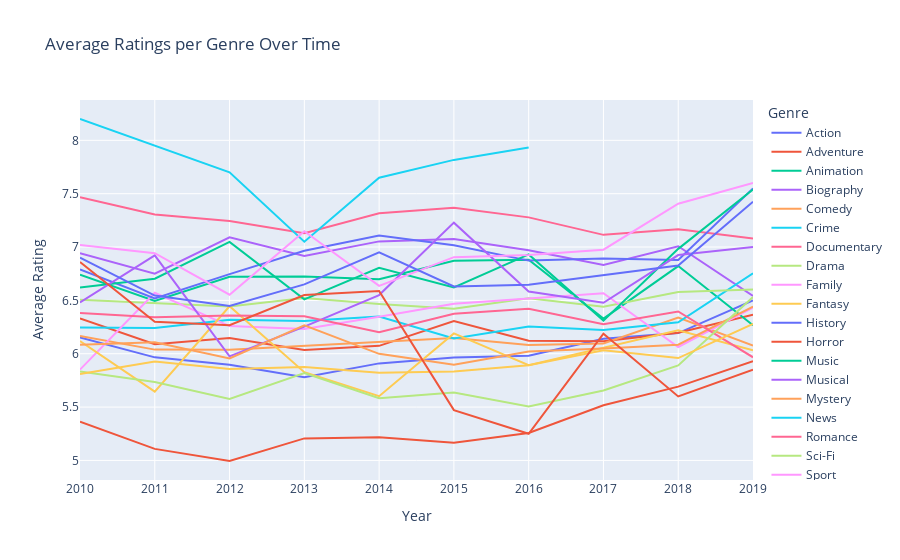

Here is the notebook cell this chart was saved with:
### Code cell
# Prepare the data
df_genres = df.assign(genre=df["genres"].str.split(",")).explode("genre")
genre_ratings_year = df_genres.groupby(["start_year","genre"])["averagerating"].mean().reset_index()

# Interactive line chart with tooltips
fig = px.line(
    genre_ratings_year, 
    x="start_year", 
    y="averagerating", 
    color="genre",
    hover_data={"genre": True, "start_year": True, "averagerating": ':.2f'},  # tooltip formatting
    title="Average Ratings per Genre Over Time"
)

# Optional: adjust layout
fig.update_layout(
    xaxis_title="Year",
    yaxis_title="Average Rating",
    legend_title="Genre",
    hovermode="x unified"
)

fig.show()

### Figure 1 — Plotly figure (JSON) as saved in the notebook; plotly's stock layout.template omitted (floating-point values rounded to 4 significant figures)
{"data": [{"customdata": [["Action"], ["Action"], ["Action"], ["Action"], ["Action"], ["Action"], ["Action"], ["Action"], ["Action"], ["Action"]], "hovertemplate": "genre=%{customdata[0]}<br>start_year=%{x}<br>averagerating=%{y:.2f}<extra></extra>", "legendgroup": "Action", "line": {"color": "#636efa", "dash": "solid"}, "marker": {"symbol": "circle"}, "mode": "lines", "name": "Action", "orientation": "v", "showlegend": true, "type": "scatter", "x": [2010, 2011, 2012, 2013, 2014, 2015, 2016, 2017, 2018, 2019], "xaxis": "x", "y": [6.153, 5.966, 5.896, 5.781, 5.91, 5.965, 5.981, 6.14, 6.194, 6.5], "yaxis": "y"}, {"customdata": [["Adventure"], ["Adventure"], ["Adventure"], ["Adventure"], ["Adventure"], ["Adventure"], ["Adventure"], ["Adventure"], ["Adventure"], ["Adventure"]], "hovertemplate": "genre=%{customdata[0]}<br>start_year=%{x}<br>averagerating=%{y:.2f}<extra></extra>", "legendgroup": "Adventure", "line": {"color": "#EF553B", "dash": "solid"}, "marker": {"symbol": "circle"}, "mode": "lines", "name": "Adventure", "orientation": "v", "showlegend": true, "type": "scatter", "x": [2010, 2011, 2012, 2013, 2014, 2015, 2016, 2017, 2018, 2019], "xaxis": "x", "y": [6.332, 6.089, 6.147, 6.036, 6.074, 6.307, 6.122, 6.116, 6.196, 6.367], "yaxis": "y"}, {"customdata": [["Animation"], ["Animation"], ["Animation"], ["Animation"], ["Animation"], ["Animation"], ["Animation"], ["Animation"], ["Animation"], ["Animation"]], "hovertemplate": "genre=%{customdata[0]}<br>start_year=%{x}<br>averagerating=%{y:.2f}<extra></extra>", "legendgroup": "Animation", "line": {"color": "#00cc96", "dash": "solid"}, "marker": {"symbol": "circle"}, "mode": "lines", "name": "Animation", "orientation": "v", "showlegend": true, "type": "scatter", "x": [2010, 2011, 2012, 2013, 2014, 2015, 2016, 2017, 2018, 2019], "xaxis": "x", "y": [6.741, 6.495, 6.721, 6.725, 6.697, 6.872, 6.881, 6.329, 6.822, 6.267], "yaxis": "y"}, {"customdata": [["Biography"], ["Biography"], ["Biography"], ["Biography"], ["Biography"], ["Biography"], ["Biography"], ["Biography"], ["Biography"], ["Biography"]], "hovertemplate": "genre=%{customdata[0]}<br>start_year=%{x}<br>averagerating=%{y:.2f}<extra></extra>", "legendgroup": "Biography", "line": {"color": "#ab63fa", "dash": "solid"}, "marker": {"symbol": "circle"}, "mode": "lines", "name": "Biography", "orientation": "v", "showlegend": true, "type": "scatter", "x": [2010, 2011, 2012, 2013, 2014, 2015, 2016, 2017, 2018, 2019], "xaxis": "x", "y": [6.942, 6.751, 7.091, 6.917, 7.053, 7.076, 6.97, 6.833, 7.007, 6.541], "yaxis": "y"}, {"customdata": [["Comedy"], ["Comedy"], ["Comedy"], ["Comedy"], ["Comedy"], ["Comedy"], ["Comedy"], ["Comedy"], ["Comedy"], ["Comedy"]], "hovertemplate": "genre=%{customdata[0]}<br>start_year=%{x}<br>averagerating=%{y:.2f}<extra></extra>", "legendgroup": "Comedy", "line": {"color": "#FFA15A", "dash": "solid"}, "marker": {"symbol": "circle"}, "mode": "lines", "name": "Comedy", "orientation": "v", "showlegend": true, "type": "scatter", "x": [2010, 2011, 2012, 2013, 2014, 2015, 2016, 2017, 2018, 2019], "xaxis": "x", "y": [6.166, 6.039, 6.037, 6.073, 6.108, 6.148, 6.082, 6.097, 6.339, 6.076], "yaxis": "y"}, {"customdata": [["Crime"], ["Crime"], ["Crime"], ["Crime"], ["Crime"], ["Crime"], ["Crime"], ["Crime"], ["Crime"], ["Crime"]], "hovertemplate": "genre=%{customdata[0]}<br>start_year=%{x}<br>averagerating=%{y:.2f}<extra></extra>", "legendgroup": "Crime", "line": {"color": "#19d3f3", "dash": "solid"}, "marker": {"symbol": "circle"}, "mode": "lines", "name": "Crime", "orientation": "v", "showlegend": true, "type": "scatter", "x": [2010, 2011, 2012, 2013, 2014, 2015, 2016, 2017, 2018, 2019], "xaxis": "x", "y": [6.245, 6.241, 6.318, 6.307, 6.348, 6.142, 6.255, 6.223, 6.295, 6.755], "yaxis": "y"}, {"customdata": [["Documentary"], ["Documentary"], ["Documentary"], ["Documentary"], ["Documentary"], ["Documentary"], ["Documentary"], ["Documentary"], ["Documentary"], ["Documentary"]], "hovertemplate": "genre=%{customdata[0]}<br>start_year=%{x}<br>averagerating=%{y:.2f}<extra></extra>", "legendgroup": "Documentary", "line": {"color": "#FF6692", "dash": "solid"}, "marker": {"symbol": "circle"}, "mode": "lines", "name": "Documentary", "orientation": "v", "showlegend": true, "type": "scatter", "x": [2010, 2011, 2012, 2013, 2014, 2015, 2016, 2017, 2018, 2019], "xaxis": "x", "y": [7.467, 7.305, 7.245, 7.13, 7.316, 7.368, 7.278, 7.114, 7.167, 7.08], "yaxis": "y"}, {"customdata": [["Drama"], ["Drama"], ["Drama"], ["Drama"], ["Drama"], ["Drama"], ["Drama"], ["Drama"], ["Drama"], ["Drama"]], "hovertemplate": "genre=%{customdata[0]}<br>start_year=%{x}<br>averagerating=%{y:.2f}<extra></extra>", "legendgroup": "Drama", "line": {"color": "#B6E880", "dash": "solid"}, "marker": {"symbol": "circle"}, "mode": "lines", "name": "Drama", "orientation": "v", "showlegend": true, "type": "scatter", "x": [2010, 2011, 2012, 2013, 2014, 2015, 2016, 2017, 2018, 2019], "xaxis": "x", "y": [6.506, 6.475, 6.443, 6.521, 6.466, 6.422, 6.519, 6.44, 6.578, 6.601], "yaxis": "y"}, {"customdata": [["Family"], ["Family"], ["Family"], ["Family"], ["Family"], ["Family"], ["Family"], ["Family"], ["Family"], ["Family"]], "hovertemplate": "genre=%{customdata[0]}<br>start_year=%{x}<br>averagerating=%{y:.2f}<extra></extra>", "legendgroup": "Family", "line": {"color": "#FF97FF", "dash": "solid"}, "marker": {"symbol": "circle"}, "mode": "lines", "name": "Family", "orientation": "v", "showlegend": true, "type": "scatter", "x": [2010, 2011, 2012, 2013, 2014, 2015, 2016, 2017, 2018, 2019], "xaxis": "x", "y": [5.852, 6.572, 6.259, 6.231, 6.346, 6.468, 6.519, 6.567, 6.063, 6.433], "yaxis": "y"}, {"customdata": [["Fantasy"], ["Fantasy"], ["Fantasy"], ["Fantasy"], ["Fantasy"], ["Fantasy"], ["Fantasy"], ["Fantasy"], ["Fantasy"], ["Fantasy"]], "hovertemplate": "genre=%{customdata[0]}<br>start_year=%{x}<br>averagerating=%{y:.2f}<extra></extra>", "legendgroup": "Fantasy", "line": {"color": "#FECB52", "dash": "solid"}, "marker": {"symbol": "circle"}, "mode": "lines", "name": "Fantasy", "orientation": "v", "showlegend": true, "type": "scatter", "x": [2010, 2011, 2012, 2013, 2014, 2015, 2016, 2017, 2018, 2019], "xaxis": "x", "y": [6.12, 5.644, 6.445, 5.827, 5.602, 6.191, 5.893, 6.053, 6.22, 6.033], "yaxis": "y"}, {"customdata": [["History"], ["History"], ["History"], ["History"], ["History"], ["History"], ["History"], ["History"], ["History"], ["History"]], "hovertemplate": "genre=%{customdata[0]}<br>start_year=%{x}<br>averagerating=%{y:.2f}<extra></extra>", "legendgroup": "History", "line": {"color": "#636efa", "dash": "solid"}, "marker": {"symbol": "circle"}, "mode": "lines", "name": "History", "orientation": "v", "showlegend": true, "type": "scatter", "x": [2010, 2011, 2012, 2013, 2014, 2015, 2016, 2017, 2018, 2019], "xaxis": "x", "y": [6.789, 6.518, 6.746, 6.966, 7.107, 7.016, 6.873, 6.892, 6.879, 7.55], "yaxis": "y"}, {"customdata": [["Horror"], ["Horror"], ["Horror"], ["Horror"], ["Horror"], ["Horror"], ["Horror"], ["Horror"], ["Horror"], ["Horror"]], "hovertemplate": "genre=%{customdata[0]}<br>start_year=%{x}<br>averagerating=%{y:.2f}<extra></extra>", "legendgroup": "Horror", "line": {"color": "#EF553B", "dash": "solid"}, "marker": {"symbol": "circle"}, "mode": "lines", "name": "Horror", "orientation": "v", "showlegend": true, "type": "scatter", "x": [2010, 2011, 2012, 2013, 2014, 2015, 2016, 2017, 2018, 2019], "xaxis": "x", "y": [5.363, 5.108, 4.995, 5.206, 5.217, 5.166, 5.258, 5.517, 5.692, 5.93], "yaxis": "y"}, {"customdata": [["Music"], ["Music"], ["Music"], ["Music"], ["Music"], ["Music"], ["Music"], ["Music"], ["Music"], ["Music"]], "hovertemplate": "genre=%{customdata[0]}<br>start_year=%{x}<br>averagerating=%{y:.2f}<extra></extra>", "legendgroup": "Music", "line": {"color": "#00cc96", "dash": "solid"}, "marker": {"symbol": "circle"}, "mode": "lines", "name": "Music", "orientation": "v", "showlegend": true, "type": "scatter", "x": [2010, 2011, 2012, 2013, 2014, 2015, 2016, 2017, 2018, 2019], "xaxis": "x", "y": [6.62, 6.703, 7.049, 6.51, 6.805, 6.621, 6.931, 6.31, 6.983, 7.54], "yaxis": "y"}, {"customdata": [["Musical"], ["Musical"], ["Musical"], ["Musical"], ["Musical"], ["Musical"], ["Musical"], ["Musical"], ["Musical"], ["Musical"]], "hovertemplate": "genre=%{customdata[0]}<br>start_year=%{x}<br>averagerating=%{y:.2f}<extra></extra>", "legendgroup": "Musical", "line": {"color": "#ab63fa", "dash": "solid"}, "marker": {"symbol": "circle"}, "mode": "lines", "name": "Musical", "orientation": "v", "showlegend": true, "type": "scatter", "x": [2010, 2011, 2012, 2013, 2014, 2015, 2016, 2017, 2018, 2019], "xaxis": "x", "y": [6.48, 6.922, 5.975, 6.255, 6.55, 7.229, 6.583, 6.478, 6.925, 7.0], "yaxis": "y"}, {"customdata": [["Mystery"], ["Mystery"], ["Mystery"], ["Mystery"], ["Mystery"], ["Mystery"], ["Mystery"], ["Mystery"], ["Mystery"], ["Mystery"]], "hovertemplate": "genre=%{customdata[0]}<br>start_year=%{x}<br>averagerating=%{y:.2f}<extra></extra>", "legendgroup": "Mystery", "line": {"color": "#FFA15A", "dash": "solid"}, "marker": {"symbol": "circle"}, "mode": "lines", "name": "Mystery", "orientation": "v", "showlegend": true, "type": "scatter", "x": [2010, 2011, 2012, 2013, 2014, 2015, 2016, 2017, 2018, 2019], "xaxis": "x", "y": [6.085, 6.108, 5.956, 6.266, 5.999, 5.898, 6.02, 6.049, 6.085, 6.442], "yaxis": "y"}, {"customdata": [["News"], ["News"], ["News"], ["News"], ["News"], ["News"]], "hovertemplate": "genre=%{customdata[0]}<br>start_year=%{x}<br>averagerating=%{y:.2f}<extra></extra>", "legendgroup": "News", "line": {"color": "#19d3f3", "dash": "solid"}, "marker": {"symbol": "circle"}, "mode": "lines", "name": "News", "orientation": "v", "showlegend": true, "type": "scatter", "x": [2010, 2012, 2013, 2014, 2015, 2016], "xaxis": "x", "y": [8.2, 7.7, 7.05, 7.65, 7.817, 7.933], "yaxis": "y"}, {"customdata": [["Romance"], ["Romance"], ["Romance"], ["Romance"], ["Romance"], ["Romance"], ["Romance"], ["Romance"], ["Romance"], ["Romance"]], "hovertemplate": "genre=%{customdata[0]}<br>start_year=%{x}<br>averagerating=%{y:.2f}<extra></extra>", "legendgroup": "Romance", "line": {"color": "#FF6692", "dash": "solid"}, "marker": {"symbol": "circle"}, "mode": "lines", "name": "Romance", "orientation": "v", "showlegend": true, "type": "scatter", "x": [2010, 2011, 2012, 2013, 2014, 2015, 2016, 2017, 2018, 2019], "xaxis": "x", "y": [6.381, 6.343, 6.359, 6.352, 6.202, 6.375, 6.422, 6.277, 6.396, 5.967], "yaxis": "y"}, {"customdata": [["Sci-Fi"], ["Sci-Fi"], ["Sci-Fi"], ["Sci-Fi"], ["Sci-Fi"], ["Sci-Fi"], ["Sci-Fi"], ["Sci-Fi"], ["Sci-Fi"], ["Sci-Fi"]], "hovertemplate": "genre=%{customdata[0]}<br>start_year=%{x}<br>averagerating=%{y:.2f}<extra></extra>", "legendgroup": "Sci-Fi", "line": {"color": "#B6E880", "dash": "solid"}, "marker": {"symbol": "circle"}, "mode": "lines", "name": "Sci-Fi", "orientation": "v", "showlegend": true, "type": "scatter", "x": [2010, 2011, 2012, 2013, 2014, 2015, 2016, 2017, 2018, 2019], "xaxis": "x", "y": [5.833, 5.735, 5.577, 5.82, 5.584, 5.637, 5.506, 5.656, 5.891, 6.531], "yaxis": "y"}, {"customdata": [["Sport"], ["Sport"], ["Sport"], ["Sport"], ["Sport"], ["Sport"], ["Sport"], ["Sport"], ["Sport"], ["Sport"]], "hovertemplate": "genre=%{customdata[0]}<br>start_year=%{x}<br>averagerating=%{y:.2f}<extra></extra>", "legendgroup": "Sport", "line": {"color": "#FF97FF", "dash": "solid"}, "marker": {"symbol": "circle"}, "mode": "lines", "name": "Sport", "orientation": "v", "showlegend": true, "type": "scatter", "x": [2010, 2011, 2012, 2013, 2014, 2015, 2016, 2017, 2018, 2019], "xaxis": "x", "y": [7.019, 6.942, 6.553, 7.148, 6.636, 6.905, 6.925, 6.975, 7.406, 7.6], "yaxis": "y"}, {"customdata": [["Thriller"], ["Thriller"], ["Thriller"], ["Thriller"], ["Thriller"], ["Thriller"], ["Thriller"], ["Thriller"], ["Thriller"], ["Thriller"]], "hovertemplate": "genre=%{customdata[0]}<br>start_year=%{x}<br>averagerating=%{y:.2f}<extra></extra>", "legendgroup": "Thriller", "line": {"color": "#FECB52", "dash": "solid"}, "marker": {"symbol": "circle"}, "mode": "lines", "name": "Thriller", "orientation": "v", "showlegend": true, "type": "scatter", "x": [2010, 2011, 2012, 2013, 2014, 2015, 2016, 2017, 2018, 2019], "xaxis": "x", "y": [5.809, 5.928, 5.856, 5.875, 5.821, 5.833, 5.893, 6.032, 5.959, 6.279], "yaxis": "y"}, {"customdata": [["War"], ["War"], ["War"], ["War"], ["War"], ["War"], ["War"], ["War"], ["War"], ["War"]], "hovertemplate": "genre=%{customdata[0]}<br>start_year=%{x}<br>averagerating=%{y:.2f}<extra></extra>", "legendgroup": "War", "line": {"color": "#636efa", "dash": "solid"}, "marker": {"symbol": "circle"}, "mode": "lines", "name": "War", "orientation": "v", "showlegend": true, "type": "scatter", "x": [2010, 2011, 2012, 2013, 2014, 2015, 2016, 2017, 2018, 2019], "xaxis": "x", "y": [6.9, 6.545, 6.447, 6.65, 6.95, 6.63, 6.647, 6.741, 6.827, 7.425], "yaxis": "y"}, {"customdata": [["Western"], ["Western"], ["Western"], ["Western"], ["Western"], ["Western"], ["Western"], ["Western"], ["Western"], ["Western"]], "hovertemplate": "genre=%{customdata[0]}<br>start_year=%{x}<br>averagerating=%{y:.2f}<extra></extra>", "legendgroup": "Western", "line": {"color": "#EF553B", "dash": "solid"}, "marker": {"symbol": "circle"}, "mode": "lines", "name": "Western", "orientation": "v", "showlegend": true, "type": "scatter", "x": [2010, 2011, 2012, 2013, 2014, 2015, 2016, 2017, 2018, 2019], "xaxis": "x", "y": [6.86, 6.3, 6.267, 6.55, 6.588, 5.471, 5.25, 6.188, 5.6, 5.85], "yaxis": "y"}, {"customdata": [["Game-Show"]], "hovertemplate": "genre=%{customdata[0]}<br>start_year=%{x}<br>averagerating=%{y:.2f}<extra></extra>", "legendgroup": "Game-Show", "line": {"color": "#00cc96", "dash": "solid"}, "marker": {"symbol": "circle"}, "mode": "lines", "name": "Game-Show", "orientation": "v", "showlegend": true, "type": "scatter", "x": [2017], "xaxis": "x", "y": [5.6], "yaxis": "y"}, {"customdata": [["Unknown"]], "hovertemplate": "genre=%{customdata[0]}<br>start_year=%{x}<br>averagerating=%{y:.2f}<extra></extra>", "legendgroup": "Unknown", "line": {"color": "#ab63fa", "dash": "solid"}, "marker": {"symbol": "circle"}, "mode": "lines", "name": "Unknown", "orientation": "v", "showlegend": true, "type": "scatter", "x": [2018], "xaxis": "x", "y": [7.55], "yaxis": "y"}], "layout": {"hovermode": "x unified", "legend": {"title": {"text": "Genre"}, "tracegroupgap": 0}, "title": {"text": "Average Ratings per Genre Over Time"}, "xaxis": {"anchor": "y", "domain": [0, 1], "title": {"text": "Year"}}, "yaxis": {"anchor": "x", "domain": [0, 1], "title": {"text": "Average Rating"}}}}
